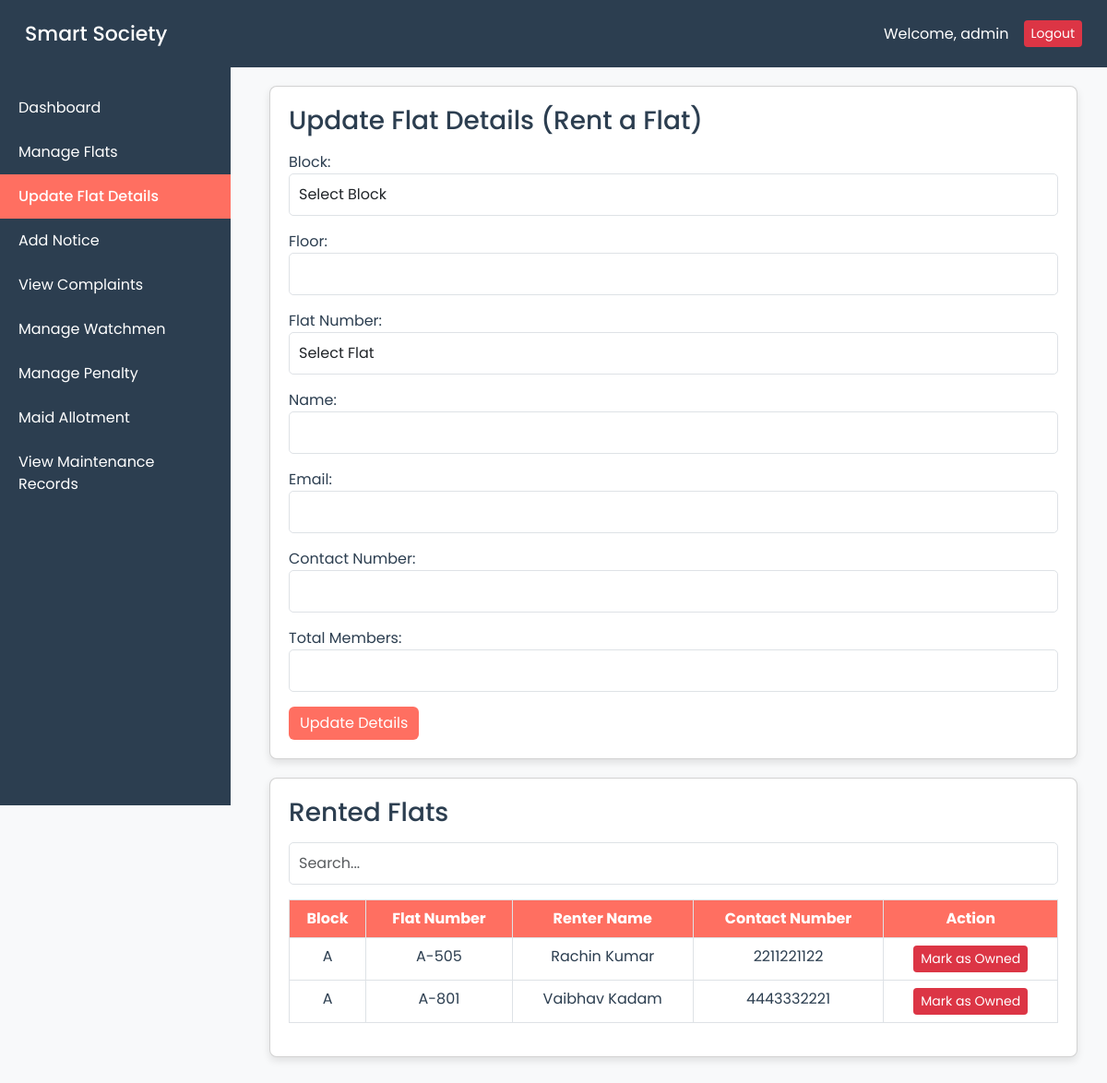
The app's page /Admin/update_flat_details.php (signed in) with its own data.
### tables this page shows
CREATE TABLE `rented_flats` (
  `rent_id` int(11) NOT NULL,
  `flat_number` varchar(10) NOT NULL,
  `name` varchar(100) NOT NULL,
  `email` varchar(100) NOT NULL,
  `contact_number` varchar(15) NOT NULL,
  `block` varchar(10) NOT NULL,
  `total_members` int(11) NOT NULL,
  `members_names` text NOT NULL
);

### Admin/update_flat_details.php (the view, shortened to what this page needs)
<?php
include_once('../config/db_connection.php');
$admin_username = $_SESSION['admin_username'];
$rented_flats_query = "SELECT * FROM rented_flats";
$rented_flats_result = mysqli_query($conn, $rented_flats_query);
?>
<!DOCTYPE html>
<html lang="en">
<head>
    <link href="https://cdn.jsdelivr.net/npm/bootstrap@5.3.0/dist/css/bootstrap.min.css" rel="stylesheet">
</head>
<body>
    <nav class="navbar navbar-expand-lg navbar-dark">
        <div class="container-fluid">
            <a class="navbar-brand" href="#">Smart Society</a>
            <span class="navbar-text ms-auto me-3">Welcome, <?php echo htmlspecialchars($admin_username); ?></span>
            <a href="admin_logout.php" class="btn btn-danger btn-sm">Logout</a>
        </div>
    </nav>
    <div class="sidebar">
        <ul>
            <li><a href="admin_dashboard.php">Dashboard</a></li>
            <li><a href="add_allotment.php">Manage Flats</a></li>
            <li><a href="update_flat_details.php" class="active">Update Flat Details</a></li>
            <li><a href="add_notice.php">Add Notice</a></li>
            <li><a href="view_complaints.php">View Complaints</a></li>
            <li><a href="add_watchman.php">Manage Watchmen</a></li>
            <li><a href="add_penalty.php">Manage Penalty</a></li>
            <li><a href="add_maid.php">Maid Allotment</a></li>
            <li><a href="view_maintenance.php">View Maintenance Records</a></li>
        </ul>
    </div>
    <div class="main-content">
        <div class="container">
            <div class="card">
                <h3 class="mb-3">Update Flat Details (Rent a Flat)</h3>
                <form method="post" action="">
                    <div class="mb-3">
                        <label>Block:</label>
                        <select name="block" id="block" required onchange="fetchFlats()" class="form-control">
                            <option value="">Select Block</option>
                        </select>
                    </div>
                    <div class="mb-3">
                        <label>Floor:</label>
                        <input type="number" class="form-control" name="floor" id="floor" required min="1" max="10" onchange="fetchFlats()">
                    </div>
                    <div class="mb-3">
                        <label>Flat Number:</label>
                        <select name="flat_number" id="flat_number" class="form-control" required>
                            <option value="">Select Flat</option>
                        </select>
                    </div>
                    <div class="mb-3">
                        <label>Name:</label>
                        <input type="text" name="name" required class="form-control">
                    </div>
                    <div class="mb-3">
                        <label>Email:</label>
                        <input type="email" name="email" class="form-control" required>
                    </div>
                    <div class="mb-3">
                        <label>Contact Number:</label>
                        <input type="text" name="contact_number" class="form-control" required pattern="\d{10}" title="Enter 10-digit contact number">
                    </div>
                    <div class="mb-3">
                        <label>Total Members:</label>
                        <input type="number" name="total_members" id="total_members" required min="1" class="form-control">
                    </div>
                    <button type="submit" name="rent_flat" class="btn btn-primary">Update Details</button>
                </form>
            </div>
            <div class="card">
                <h3 class="mb-3">Rented Flats</h3>
                <input type="text" id="searchInput" class="form-control mb-3" onkeyup="searchFlats()" placeholder="Search...">
                <table id="rentedFlatsTable" class="table table-bordered">
                    <thead>
                        <tr>
                            <th>Block</th>
                            <th>Flat Number</th>
                            <th>Renter Name</th>
                            <th>Contact Number</th>
                            <th>Action</th>
                        </tr>
                    </thead>
                    <tbody>
                        <?php while ($row = mysqli_fetch_assoc($rented_flats_result)) { ?>
                            <tr>
                                <td><?= htmlspecialchars($row['block']) ?></td>
                                <td><?= htmlspecialchars($row['flat_number']) ?></td>
                                <td><?= htmlspecialchars($row['name']) ?></td>
                                <td><?= htmlspecialchars($row['contact_number']) ?></td>
                                <td>
                                    <form method="post" action="">
                                        <button type="submit" class="btn btn-danger btn-sm" name="update_status">Mark as Owned</button>
                                    </form>
                                </td>
                            </tr>
                        <?php } ?>
                    </tbody>
                </table>
            </div>
        </div>
    </div>
</body>
</html>

### Admin/update_flat_details.php (style rules this page uses)
body { font-family: 'Poppins', sans-serif; margin: 0; padding: 0; background-color: #f8f9fa; }
.navbar { background-color: #2c3e50; padding: 15px; position: sticky; top: 0; width: 100%; z-index: 1000; }
.navbar-brand { color: #ffffff !important; font-weight: 500; font-size: 22px; }
.navbar-text { color: #ffffff; font-weight: 400; font-size: 16px; }
.sidebar { width: 250px; height: 100vh; background-color: #2c3e50; position: fixed; padding-top: 20px; overflow-y: auto; }
.sidebar ul { list-style: none; padding: 0; margin: 0; }
.sidebar ul li { width: 100%; }
.sidebar ul li a { display: block; padding: 12px 20px; color: #ffffff; text-decoration: none; font-size: 16px; font-weight: 400; transition: background 0.3s ease; }
.sidebar ul li a:hover, .sidebar ul li a.active { background-color: #ff6f61; font-weight: 500; }
.main-content { flex-grow: 1; margin-left: 260px; padding: 20px; color: #2c3e50; }
.card { background: white; border-radius: 8px; padding: 20px; margin-bottom: 20px; box-shadow: 0 4px 8px rgba(0, 0, 0, 0.1); color: #2c3e50; }
.table th { background: #ff6f61; color: white; text-align: center; }
.table td { text-align: center; color: #2c3e50; }
.form-control { border-radius: 5px; padding: 10px; }
.btn-primary { background-color: #ff6f61; border: none; }
.btn-danger { background-color: #dc3545; border: none; }

### records on screen
rented_flats: block "A", flat_number "A-505", name "Rachin Kumar", contact_number "2211221122"
rented_flats: block "A", flat_number "A-801", name "Vaibhav Kadam", contact_number "4443332221"

### other values on screen
$admin_username "admin"
